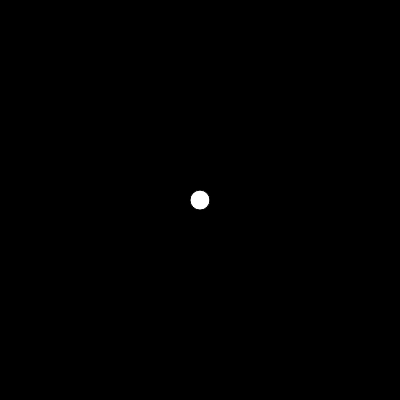
Frame 1 (no input)
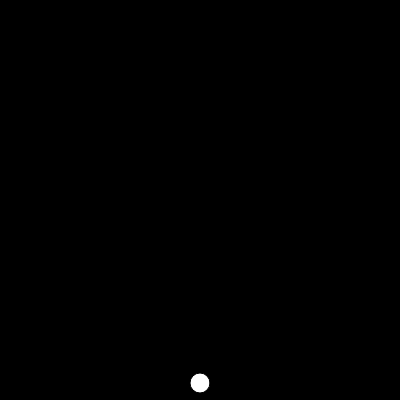
Frame 60 (no input)
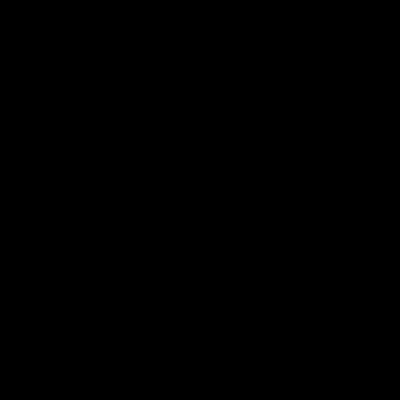
Frame 120 (the mouse pressed at the canvas centre since frame 60)

The p5.js sketch that drew these frames (run headless with seeded random() and noise() and a simulated clock; from frame 60 on, the mouse is pressed at the canvas centre):

// p5.js sketch
// ── sketch.js
let mover


function setup() {
  createCanvas(400, 400);
  background(0);
  mover = new Mover(width/2,height/2);

}

function draw() {
  background(0);

  let gravity = createVector(0,0.1);

  mover.applyForce(gravity);
  mover.update();
  mover.show();
  mover.edge();
}
// ── mover.js
class Mover {
    constructor(x,y) {
        this.pos = createVector(x,y);
        this.vel = createVector(0,0);
        this.acc = createVector(0,0); 
        this.w = 20;
    }
    
    applyForce(force) {
        this.acc.add(force);
    }

    update() {
        this.vel.add(this.acc);
        this.pos.add(this.vel);
        this.acc.set(0,0);
    }

    edge() {
        if (this.pos.x > height) {
            this.vel.y *= -1;
            this.pos.y = height;    
        }
    }

    show() {
        ellipse(this.pos.x,this.pos.y, this.w);
    }
}
